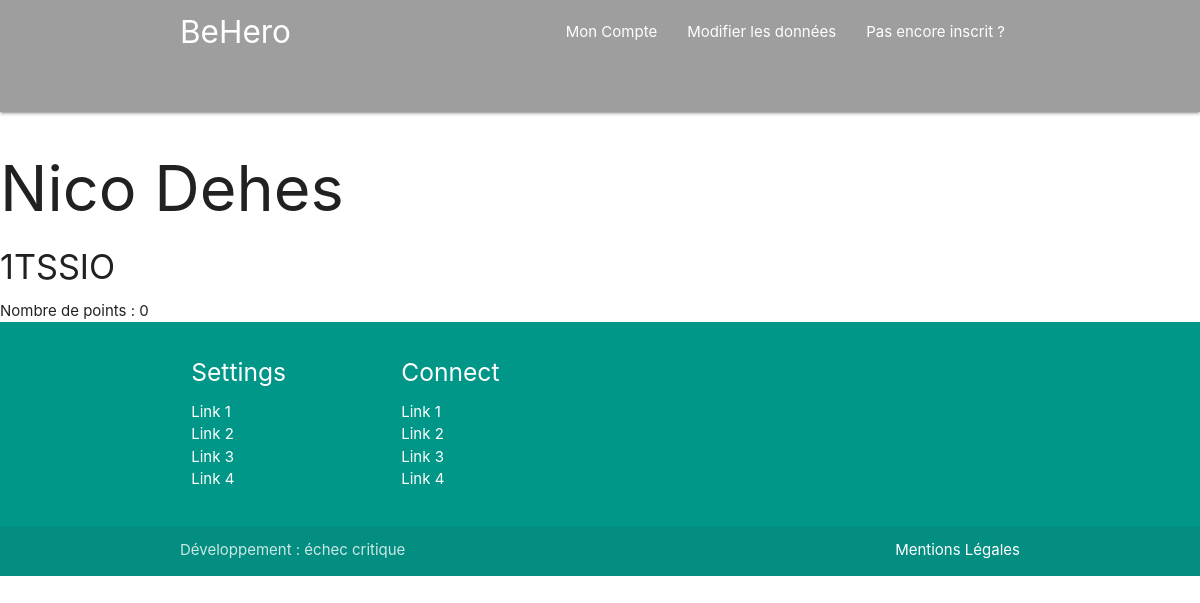
Page /profil.php?id=2 on the committed database.
### tables this page shows
CREATE TABLE IF NOT EXISTS `eleve` (
  `idE` int(11) NOT NULL AUTO_INCREMENT,
  `NomE` char(50) NOT NULL,
  `PrenomE` char(50) NOT NULL,
  `nbPoint` int(11) NOT NULL DEFAULT '0',
  `password` char(50) NOT NULL,
  `idC` int(11) NOT NULL,
  PRIMARY KEY (`idE`),
  KEY `fk_eleve` (`idC`)
);

CREATE TABLE IF NOT EXISTS `classe` (
  `idC` int(11) NOT NULL AUTO_INCREMENT,
  `NominationC` char(50) NOT NULL,
  PRIMARY KEY (`idC`)
);

### profil.php (the view, shortened to what this page needs)
<!DOCTYPE html>
<html lang="fr">
        <?php include'php/head.php'; ?>
<body>
    <?php include 'php/nav.php'; ?>
    <?php   $id = $_GET['id'];
            $req = "SELECT * FROM eleve e, classe c where e.idC = c.idC and idE = ?";
            $traitement = $connect ->prepare($req);
            $traitement -> bindParam(1, $id);
            $traitement -> execute();
            while($row = $traitement->fetch()) {
                echo "<h1>" . $row['PrenomE'] . " ". $row['NomE'] ."</h1>";
                echo "<h4>" . $row['NominationC'] . "</h4>";
                echo "Nombre de points : " . $row['nbPoint'];
            }
    ?>
    <?php
        include 'php/footer.php';
    ?>
</body>
</html>

### rows in the picture
eleve: PrenomE "Nico", NomE "Dehes", classe.NominationC "1TSSIO", nbPoint "0"
